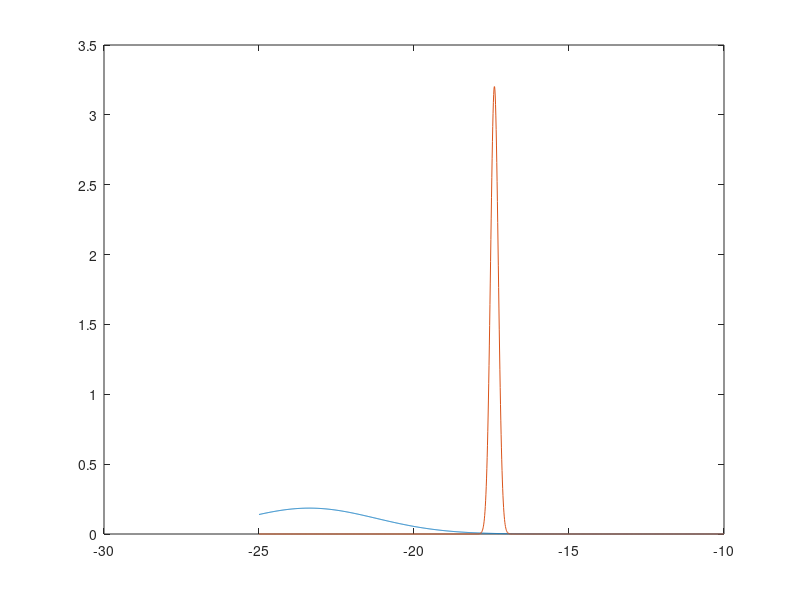

Source code (MATLAB):
x=-25:0.01:-10;

non_match = normpdf(x,-23.37693333,2.153586126);

match = normpdf(x,-17.40603333,0.1245023025);

figure;
plot(x,non_match);
hold on
plot(x,match);